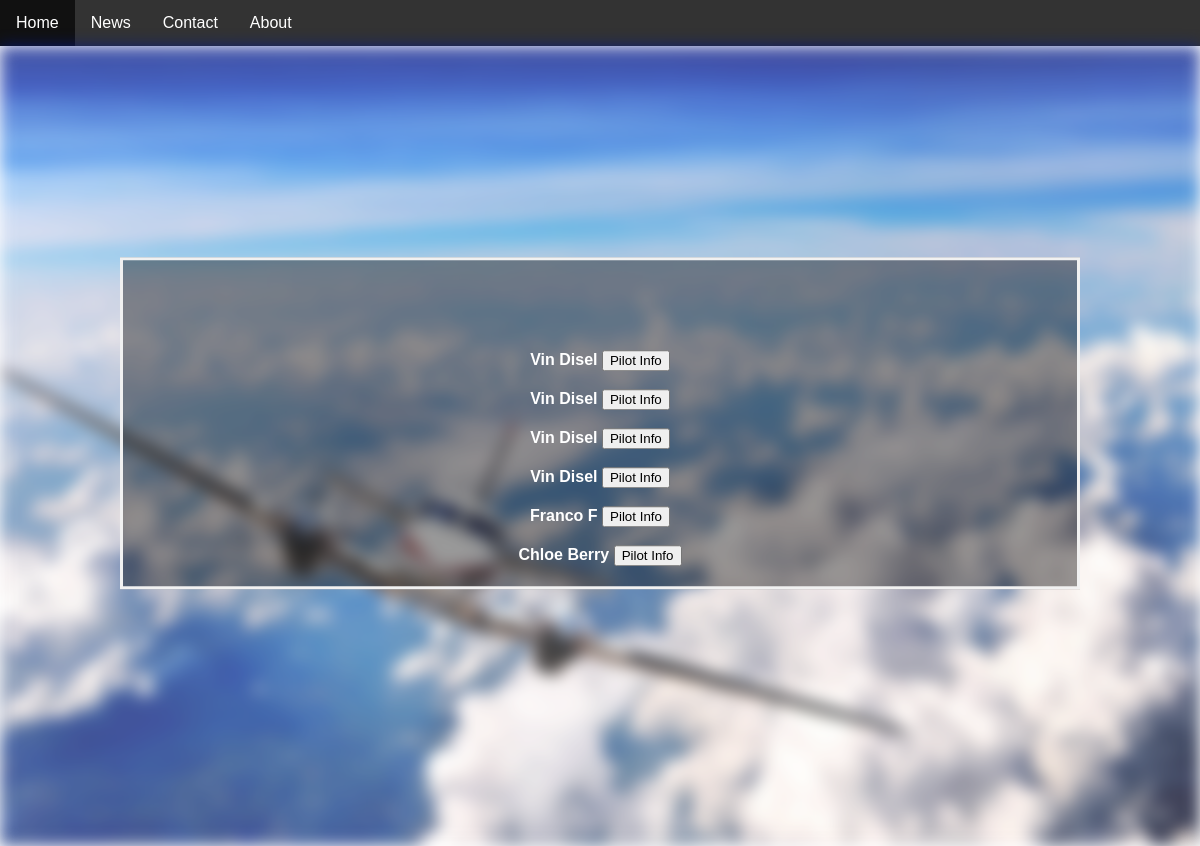
The app's page /logs/pilot_display, older data.
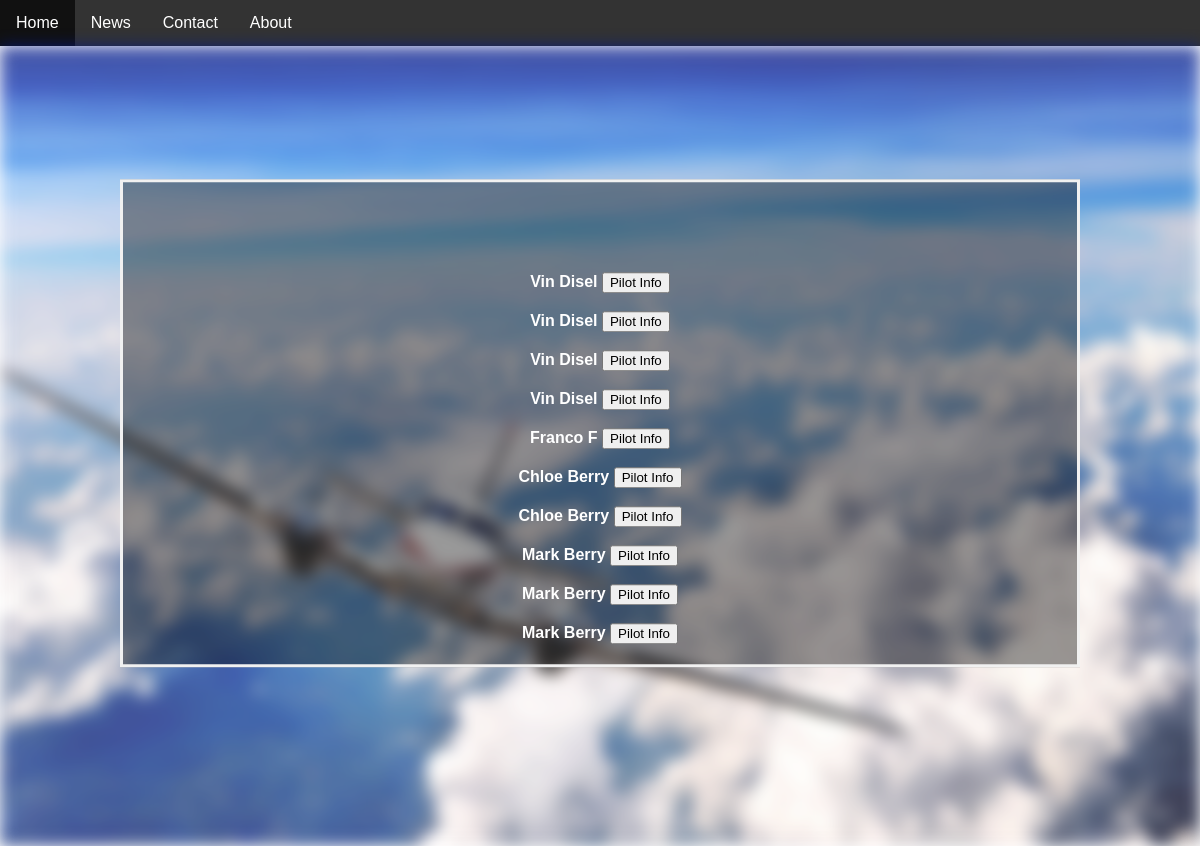
The same page, newer data.
### logs/models.py (models this page shows, shortened)
class Pilot(models.Model):
    custom_user = models.ForeignKey(CustomUser, on_delete=models.CASCADE)
    first_name = models.CharField(max_length=200)
    middle_name = models.CharField(max_length=200,blank=True)
    last_name = models.CharField(max_length=200)
    date_of_birth = models.DateField(null=True)
    GENDER_CHOICES = (
        ('M', 'Male'),
        ('F', 'Female'),
    )
    gender = models.CharField(max_length=1, choices=GENDER_CHOICES)
    phone = models.CharField(max_length=200)
    email = models.CharField(max_length=200)
    STATE_CHOICES = (("Alabama","Alabama"),("Alaska","Alaska"),("Arizona","Arizona"),("Arkansas","Arkansas"),("California","California"),("Colorado","Colorado"),("Connecticut","Connecticut"),("Delaware","Delaware"),("Florida","Florida"),("Georgia","Georgia"),("Hawaii","Hawaii"),("Idaho","Idaho"),("Illinois","Illinois"),("Indiana","Indiana"),("Iowa","Iowa"),("Kansas","Kansas"),("Kentucky","Kentucky"),("Louisiana","Louisiana"),("Maine","Maine"),("Maryland","Maryland"),("Massachusetts","Massachusetts"),("Michigan","Michigan"),("Minnesota","Minnesota"),("Mississippi","Mississippi"),("Missouri","Missouri"),("Montana","Montana"),("Nebraska","Nebraska"),("Nevada","Nevada"),("New Hampshire","New Hampshire"),("New Jersey","New Jersey"),("New Mexico","New Mexico"),("New York","New York"),("North Carolina","North Carolina"),("North Dakota","North Dakota"),("Ohio","Ohio"),("Oklahoma","Oklahoma"),("Oregon","Oregon"),("Pennsylvania","Pennsylvania"),("Rhode Island","Rhode Island"),("South Carolina","South Carolina"),("South Dakota","South Dakota"),("Tennessee","Tennessee"),("Texas","Texas"),("Utah","Utah"),("Vermont","Vermont"),("Virginia","Virginia"),("Washington","Washington"),("West Virginia","West Virginia"),("Wisconsin","Wisconsin"),("Wyoming","Wyoming"))
    address1 = models.CharField(max_length=200)
    address2 = models.CharField(max_length=200, blank=True)
    city = models.CharField(max_length=200)
    state = models.CharField(max_length=200, choices=STATE_CHOICES)
    zipcode = models.CharField(max_length=200)
    country = models.CharField(max_length=200)

### logs/views.py (the view, shortened to what this page needs)
# urls.py: path('pilot_display', PilotListView.as_view(), name='pilot-list'),
class PilotListView(ListView):
    model = Pilot

### logs/templates/logs/pilot_list.html
{% extends 'logs/base.html' %}
{% block content %}
{% for pilot in object_list %}
<br/><br/>
{{ pilot.first_name }} {{ pilot.last_name }} <a href="pilot/{{pilot.id}}"><button type="button"> Pilot Info </button> </a>
{% endfor %}
{% endblock %}

### logs/templates/logs/base.html (shortened to what this page needs)
<html>
<head>
    </head>
    <body>
    <ul>
      <li><a class="active" href="/logs">Home</a></li>
      <li><a href="#news">News</a></li>
      <li><a href="#contact">Contact</a></li>
      <li><a href="#about">About</a></li>
    </ul>
</head>
<body>
<div class="bg-image"></div>
<div class="bg-text">
  {% block content %}{% endblock %}
</div>
</body>
</html>

### logs/templates/logs/base.html (style rules this page uses)
ul { list-style-type: none; margin: 0; padding: 0; overflow: hidden; background-color: #333; }
li { float: left; }
li a { display: block; color: white; text-align: center; padding: 14px 16px; text-decoration: none; }
body, html { height: 100%; margin: 0; font-family: Arial, Helvetica, sans-serif; }
* { box-sizing: border-box; }
.bg-image { background-image: url('/static/imgs/airplane.jpg'); opacity: 0.75; filter: blur(8px); -webkit-filter: blur(8px); height: 100%; background-position: center; background-repeat: no-repeat; background-size: cover; }
.bg-text { background-color: rgb(0,0,0); background-color: rgba(0,0,0, 0.4); color: white; font-weight: bold; border: 3px solid #f1f1f1; position: absolute; top: 50%; left: 50%; transform: translate(-50%, -50%); z-index: 2; width: 80%; padding: 20px; text-align: center; }

Row changes from the older to the newer data that the page shows:
added Pilot: first_name "Chloe", last_name "Berry"
added Pilot: first_name "Mark", last_name "Berry"
added Pilot: first_name "Mark", last_name "Berry"
added Pilot: first_name "Mark", last_name "Berry"
